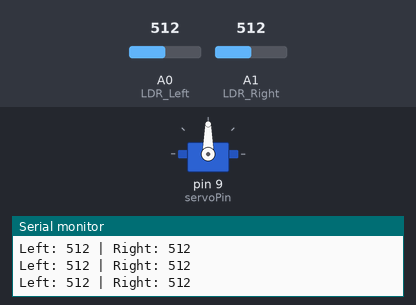
A sketch run on a simulated Arduino Uno, built with avr-gcc and run on an emulated ATmega328P. On the bench: servo, the last lines printed to the serial monitor. Inputs (shaded band) come from the test bench; at power-on: A0 (LDR_Left) = 512, A1 (LDR_Right) = 512.

Above: at 2.2 s.
2.3 s: A0 (LDR_Left) set to 554
3.8 s: A0 (LDR_Left) set to 577
At 6.6 s:
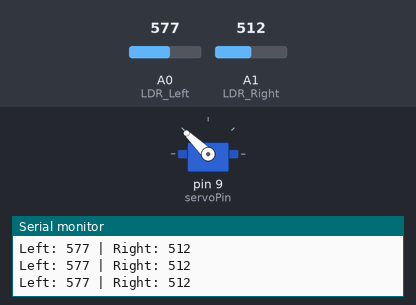
6.8 s: A1 (LDR_Right) set to 620
8.3 s: A1 (LDR_Right) set to 643
At 9.21 s:
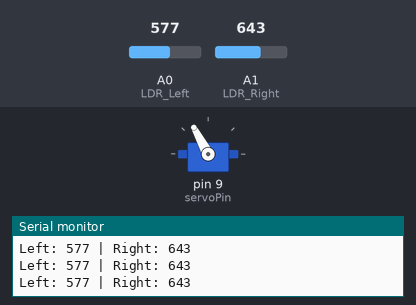
11.3 s: A1 (LDR_Right) set to 511
14.3 s: A1 (LDR_Right) set to 716
At 17.27 s:
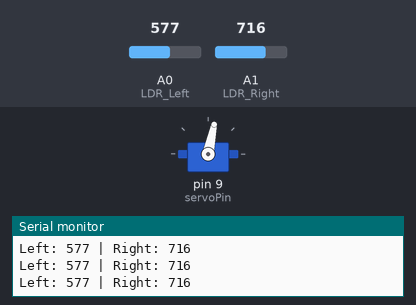
Timing chart, 0 to 18.3 s (numbered marks = the images above; inputs shaded):
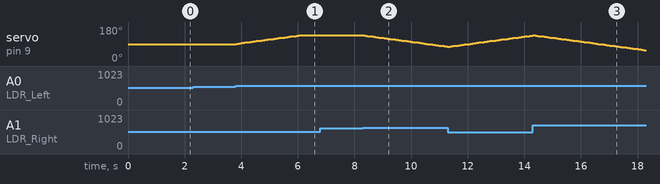

Measured:
- the behaviour switches between 562 and 563 on A0 (LDR_Left) (found by bisection; images 0 and 1)
- the behaviour switches between 627 and 628 on A1 (LDR_Right) (found by bisection; images 1 and 2)
- after the input at 3.8 s, servo on pin 9 (servoPin): moves from 90° to 136° over 2.2 s, starting at once
- after the input at 8.3 s, servo on pin 9 (servoPin): moves from 136° to 76° over 2.9 s, starting after 0.06 s
- after the input at 14.3 s, servo on pin 9 (servoPin): moves from 136° to 58° over 3.8 s, starting after 0.10 s

The sketch:

solar_tracker.ino
```cpp
#include <Servo.h>

// Define LDR pins
const int LDR_Left = A0;   // Analog Pin A0
const int LDR_Right = A1;  // Analog Pin A1

// Servo setup
Servo solarServo;
const int servoPin = 9;  // PWM Pin for Servo

// Servo movement limits
int angle = 90;  // Start at 90° position
const int minAngle = 45;
const int maxAngle = 135;

// Sensitivity threshold
const int threshold = 50;  // Adjusted for 10-bit ADC

void setup() {
    Serial.begin(9600);
    solarServo.attach(servoPin);
    solarServo.write(angle);  // Set initial position
    delay(1000);  // Power stabilization delay
}

void loop() {
    // Read LDR values (10-bit ADC: 0-1023)
    int leftValue = analogRead(LDR_Left);
    int rightValue = analogRead(LDR_Right);

    Serial.print("Left: "); Serial.print(leftValue);
    Serial.print(" | Right: "); Serial.println(rightValue);

    // Compare LDR values and move servo accordingly
    if (leftValue > rightValue + threshold && angle < maxAngle) {
        angle += 2;  // Move right
    }
    else if (rightValue > leftValue + threshold && angle > minAngle) {
        angle -= 2;  // Move left
    }

    // Update servo position smoothly
    solarServo.write(angle);
    delay(100);  // Small delay for stability
}
```
